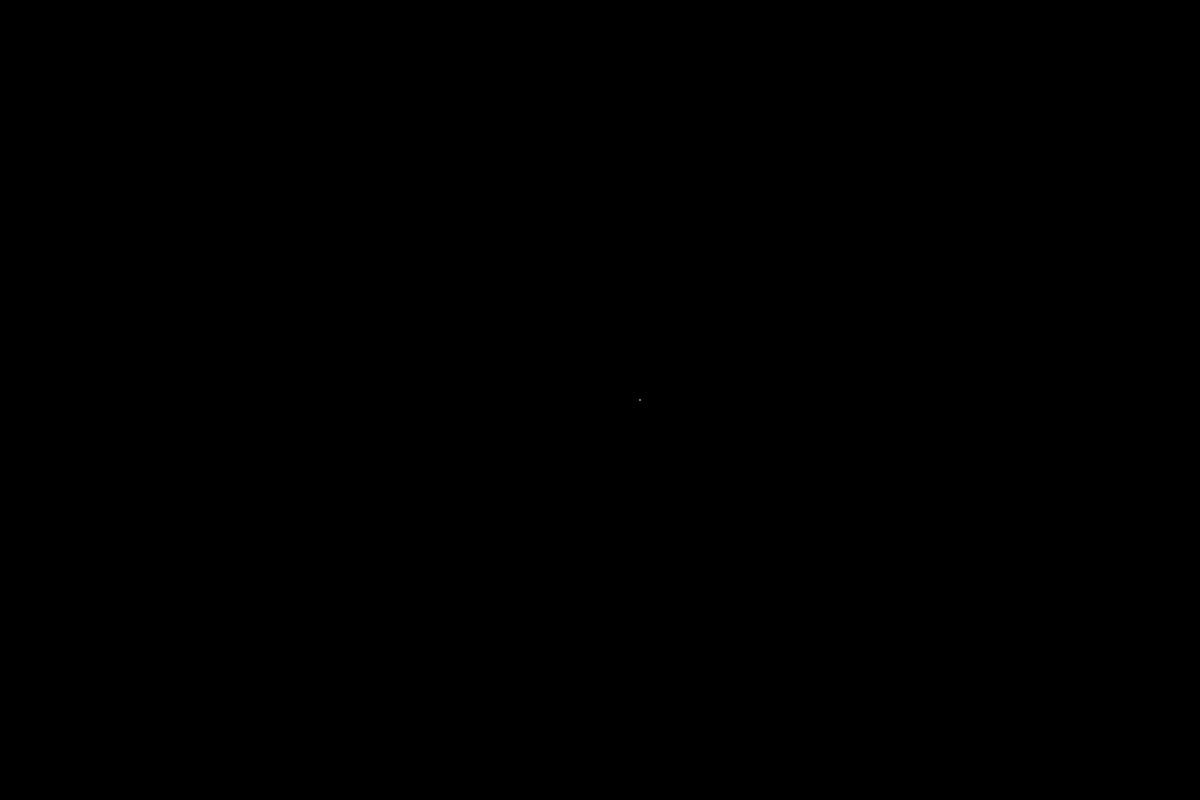
Frame 1 (no input)
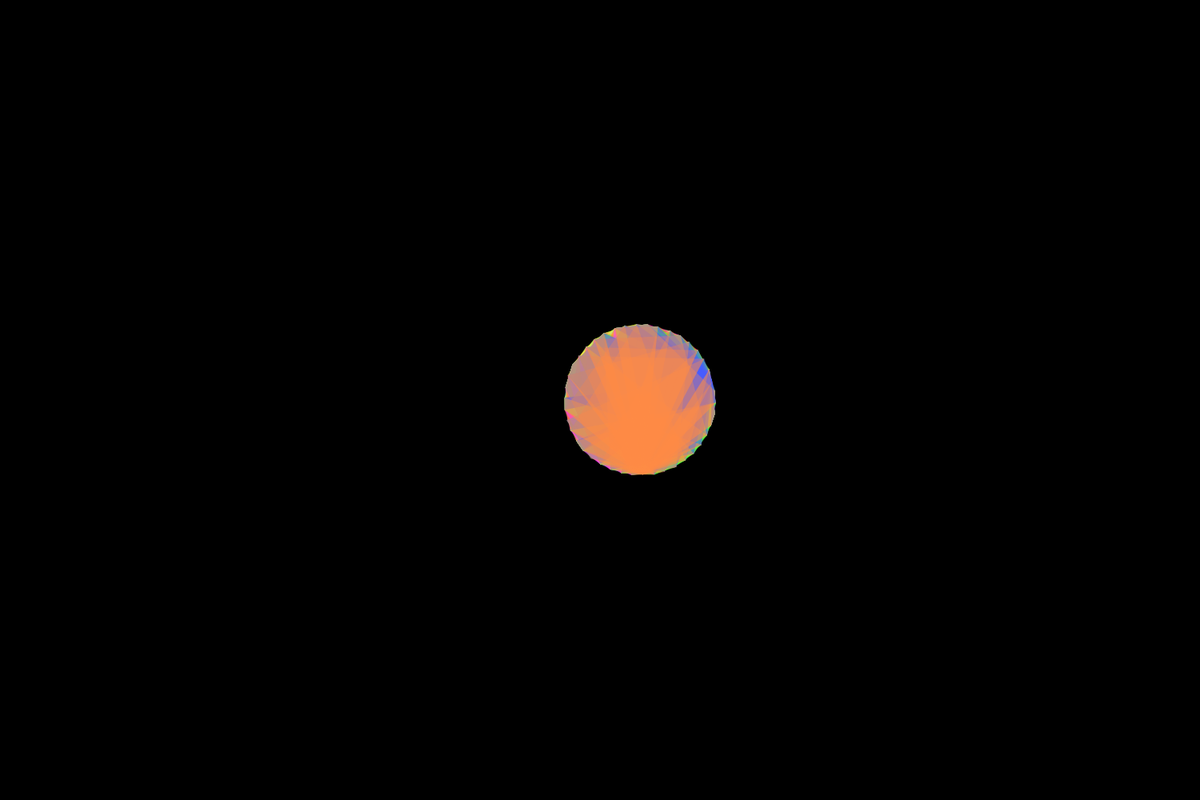
Frame 60 (the mouse pressed at the canvas centre just before this capture)
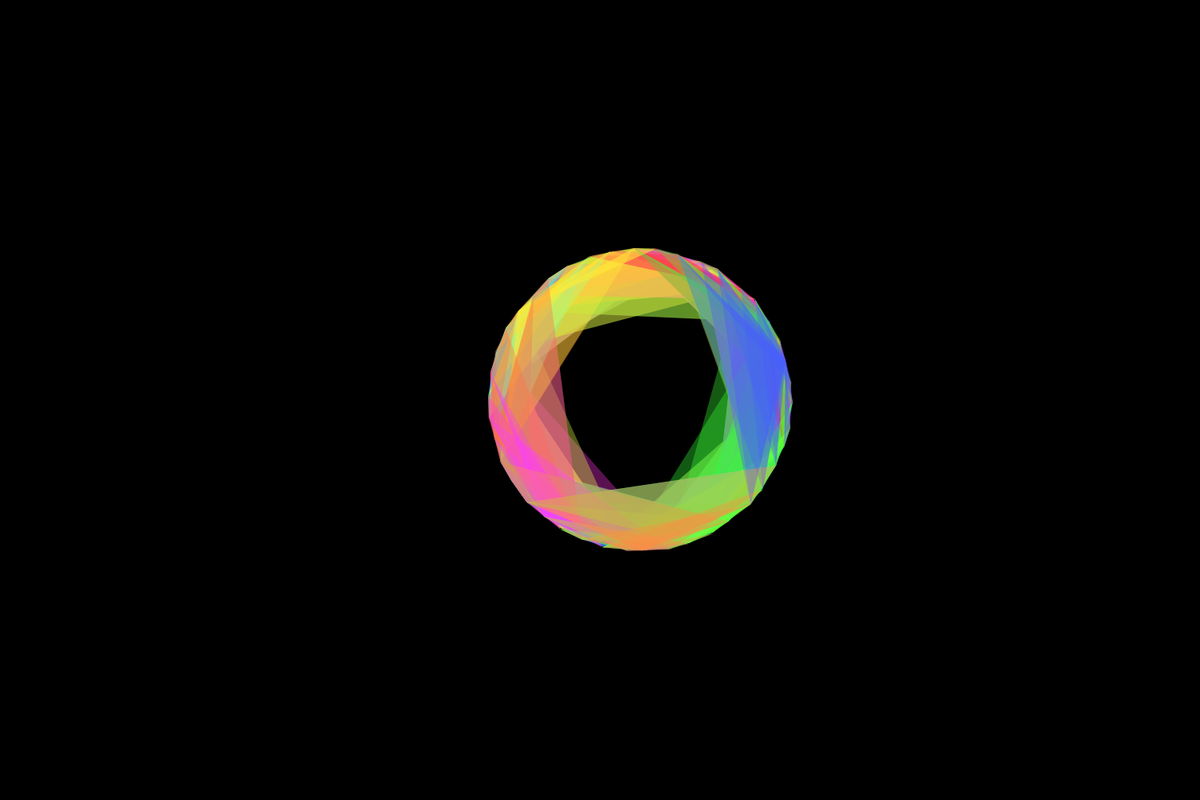
Frame 120 (the mouse held since frame 60 and released just before this capture)

The Processing sketch that drew these frames (run headless with seeded random() and noise(); from frame 60 on, the mouse is pressed at the canvas centre):

// Processing sketch: processing_99871
// ── processing_99871.pde



PVector mouse;
int bg_colour=0;
int motion=1;
int mousemode=0;
int facetcol = 1;

int thresh=210;
int mousethresh=150;

int avoid_distance = 60;
float avoid_strength = 0.6;

int cohere_distance = 130;
float cohere_strength = 0.07;

int align_distance = 60;
float align_strength = 0.03;

float mouse_attract = 0.009;

float maxvel = 1.6;


ArrayList swarm = new ArrayList(); // create a new ArrayList called 'swarm' to store our objects or Dots


void setup() {
  size(1500, 1000);
  //size(displayWidth,displayHeight); // good for time of projection
  colorMode(HSB);// change colour mode to Hue Saturation and Brightness
  for (int i=0; i<42; i++) {//do this 5 times
      PVector newpos = new PVector(800, 500);//make the postion at the mouse
      Dot myDot = new Dot( newpos, 1 ); // create the objects at the mouse diameter 1pix (see constuctor) 
      myDot.col=color(random(255), random(180, 210), 255, 90);// defien the colour
      swarm.add(myDot);// add the objects to the Array
      myDot.col=color(random(255), random(180, 210), 255, 90);
 
}
}

// begin draw functions
void draw() {
 
  if (bg_colour==0) { // background is set as black but this code helps us switch to white
    background(0);
  }
  else {
    background(255);//if bg_color is not equal to 0 then the background is changed to white
  }

  for (int i=0; i<swarm.size(); i++) { // for the entire array this perform the following functions
    Dot myDot = (Dot) swarm.get(i); // first remove an object from the list and call it myDot
    myDot.render(); // draw the triangle fan shapes
    if (motion==1) { // define motion=1 as the state of movement
      myDot.move();
    }
    myDot.cohere();
    myDot.align();
    myDot.avoid();
    if (mousemode==1) {//switch to control mouse mode on/off. Because mouse = 0 was set at the beginning it needs to be changed to mouse = 1 before the function will work
      myDot.toMouse();
    }
    myDot.bounce();//make my object bounce off the sides if it hits the edges of the page
  }
}



void keyPressed() {
  
//add 5 colour vertex
  if (key=='5') {// if key is 5
    for (int i=0; i<5; i++) {//do this 5 times
      PVector newpos = new PVector(mouseX, mouseY);//make the postion at the mouse
      Dot myDot = new Dot( newpos, 1 ); // create the objects at the mouse diameter 1pix (see constuctor) 
      myDot.col=color(random(255), random(180, 210), 255, 90);// defien the colour
      swarm.add(myDot);// add the objects to the Array
    }
  }

//freeze movement
  if (key == ' ') { // if spacebar is pressed
    if (motion == 1) {//if animation is moving (as defined in draw funct) 
      motion=0;// stop it by changing to motion=0
    } 
    else if (motion == 0) { //if it is already stationary
      motion=1;//change back to a state of movement
    }
  }
  
//delete objects around mouse within 'mouse thresh'range
  if (keyCode == SHIFT) {// if key pressed is Shift
    for (int i=0; i<swarm.size(); i++) { // loop through the entire ArrayList 
      Dot removeDot=(Dot)swarm.get(i);// set remove dot as an object taken out of the array
      mouse =new PVector (mouseX, mouseY);// set "mouse as the positio of the mouse
      float distance = removeDot.pos.dist(mouse);// set the variable 'distance' as the distance between these objects and the mouse
      if (distance < mousethresh) {// if this distnace is less that the amout defined in the 'mousethresh' variable 
        swarm.remove(removeDot);// then delete these objects fro the array
      }
    }
  }
  if (key == '1') {// these 2 keys will change the area that the SHIFT key effects when deleteing objects
    mousethresh-=10;
  }
  if (key == '2') {
    mousethresh+=10;
  }
  if (key == '3') {// this will print the value of "mouse thresh"
    println(mousethresh);
  }
  //delete last 5 objects added
  if (key == 'd') {
    println("deletinglast");
    println(swarm.size());
    for (int i=0; i<5; i++) { // 5 times
      Dot removeDot=(Dot)swarm.get(swarm.size()-1);//remove dot is defined as the last 5 points added to the array
      swarm.remove(removeDot);// remove from array
      println(swarm.size());
    }
  }
//delete first 5 objects added
  if (key == 'f') {
    println("deletingfirst");
    for (int i=0; i<5; i++) { // do this 5 times
      Dot removeDot=(Dot)swarm.get(0);//removeDot is defined ere as the first 5 points of the aray.  point 1 being equivalent to '0'
      swarm.remove(removeDot);// remove them from the array
      println(swarm.size());
    }
  }
//increase thresh & therefore size of triangles
  if (key == '>') { // for > key
    thresh=thresh+10;// increase the variable disnace that dictates if a vertex is created
    println("increasethresh");
    println(thresh);
  }
  //decrease thresh therefore size of triangles
  if (key == '<') {
    thresh=thresh-10;// decrease the variable distance that dictates if a vertex is created
    println("decreasethresh");
    println(thresh);
  }
// switch to preferred mode, colour stays as is
  if (key == 'm') { 
    thresh=210;

    avoid_distance = 80;
    avoid_strength = 0.6;

    cohere_distance = 130;
    cohere_strength = 0.07;

    align_distance = 60;
    align_strength = 0.03;

    mouse_attract = 0.009;

    maxvel = 1.8;
    println(swarm.size());
  }
// swith to prefferd state
  if (key == 'n') {
    swarm.clear(); // empty the list
    makeDots(30); // make 30 white new agents
    thresh=210;

    avoid_distance = 80;
    avoid_strength = 0.6;

    cohere_distance = 130;
    cohere_strength = 0.07;

    align_distance = 60;
    align_strength = 0.03;

    mouse_attract = 0.009;

    maxvel = 1.8;
  }
//clear the screen
  if (key == 'c') {

    swarm.clear();//clear the array
     for (int i=0; i<35; i++) {//do this 5 times
      PVector newpos = new PVector(600, 400);//make the postion at the mouse
      Dot myDot = new Dot( newpos, 1 ); // create the objects at the mouse diameter 1pix (see constuctor) 
      myDot.col=color(random(255), random(180, 210), 255, 90);// defien the colour
      swarm.add(myDot);// add the objects to the Array
      myDot.col=color(random(255), random(180, 210), 255, 90);
 
}
    
  }

//toggle between coloured vertex and white
  if (key == 'h') {// if h is pressed
    if (facetcol == 1) {//if white 
      for (int i=0; i<swarm.size(); i++) { //run through the arrayList 
        Dot myDot = (Dot) swarm.get(i);//get the objects out
        myDot.col=color(random(255), random(180, 210), 255, 90);//make the objectscoloured
      }
      facetcol = 0;//and then call them coloured
    } 
    else if (facetcol == 0) { // if coloured as defined above
      for (int i=0; i<swarm.size(); i++) { // run through the array
        Dot myDot = (Dot) swarm.get(i);//remove objects
        myDot.col=color(255, 110);// and set them as a transparent white
      }
      facetcol=1;// then colour state is called white again
    }
  }
  
//change background coloour to white
  if (key == 'b') {// if be is pressed
    if (bg_colour == 0) {// and bg_coloour is 0 as defined above
      background(255);//then change it to white
      bg_colour=1;//and cal the bg_colour 1
    }
    else if (bg_colour==1) { // or the opposite
      bg_colour=0;
    }
  }
// increase velocity of swarm 
  if (key == CODED) {
    if (keyCode == UP) {// is up arrow pressed
      println("faster");
      maxvel+=0.2;/// in crease the maximum velocity which is the defining velocity
      println(maxvel);
    }
  } 
  // decrease velocity of swarm 
  if (keyCode == DOWN) { // if down arrow pressed
    maxvel-=0.2;//reduce the defining velocity which is the maximum velocity
    println("slower");
    println(maxvel);
  }
{// increase avoidance of objects
  if (keyCode == RIGHT) //by pressing right key
    avoid_strength+=0.1;
    avoid_distance+=10;
    println(avoid_strength);
    println(avoid_distance);

    println(avoid_strength);
  }
  // decrease avoidance of objects
  if (keyCode == LEFT) {//left arrow
    avoid_strength-=0.1;
    avoid_distance-=10;
    println(avoid_strength);
    println(avoid_distance);
  }
// increase coherence of objects
  if (key == ']') {
    cohere_distance += 10;
    cohere_strength += 0.01;
  }
// decrease coherence of objects
  if (key == '[') {
    cohere_distance -= 10;
    cohere_strength -= 0.01;
  }
// increase alignment of objects - infact not very useful
  if (key=='l') { 
    align_distance += 10;
    align_strength += 0.01;
  }
  // decrease alignment of objects - infact not very useful
  if (key=='k') {
    align_distance -= 10;
    align_strength -= 0.01;
  }
// change mode so objects are atttracted to mouse
  if (keyCode == TAB) {//using Tab key
    if (mousemode == 1) {//if objects are behavin gindependantly to mouse as set at the start
      mousemode=0;// then apply the to mouse function
    } 
    else if (mousemode == 0) { // otherwise if the mouse function is already running
      mousemode=1;//stop it
    }
  }
  //these keys control the amount of control the mouse has when in 'mouse attract' mode
   // strength of attraction to mouse increased
  if (key=='w') {  
    mouse_attract += 0.001;
  }
  // strength of attraction to mouse decreased
  if (key=='q') {   
    mouse_attract -= 0.001;
  }

}


void makeDots( int numdots ) { // a function created to make it easy to make a specified number of objects when required
  for (int i=0; i<numdots; i++) {// each time the mouse is pressed it will create a specified number of our objects and progress thourhg the loop that many times to create the objects
    PVector newpos = new PVector(random(width), random(height));// here we declare a new PVector 'newpos' which has it's position anywhere on the screen.
    Dot myDot = new Dot( newpos, 1 ); // here we refer back to our object 'constructor' on the other tab. A specified number of new objects will be made at random positions across the screen.
    swarm.add(myDot); // these new objects referred to as myDot are added to the ArrayList
  }
}

class Dot { // here I am creating a CUSTOM CLASS, signified with a capital letter.
  // a class in composed of both data and functions which is represented as OBJECTS.

  //now create a template for my OBJECT.
  //It will describe both the state(data) and the behaviour(function) of the object.  

  float diam; // declare a variable to describe the size of the dot, 'it's diameter'
  PVector pos; // declare 'pos'the position of a Dot (as a PVector)
PVector vel; // declare a variable 'vel' the velocity of a Dot (as a PVector)
  PVector acc; // declare a variable 'acc' the acceleration of a Dot (as a PVector)
  color col;//declare 'col' a variable for the colour of a Dot



    


  Dot( PVector _pos, float _diam ) { // constructor, belongs to the Class structure and functions to make a new object from the class 'Dot'
    // this function, with 2 arguments, runs once when the object is made
    // this is our personal object setup function
    pos = _pos; // assign our internal pos
    diam = _diam; // assign our internal diam
    vel = new PVector(random(-1, 1), random(-1, 1)); // initial velocity of dot will vary.
    col =  color(255, 110);
    acc = new PVector(0, 0);// starts with no acceleration.  If this were to be representative of an object in the real world,
    // such as a ball, we would add gravity in here
  }


  void render() {

    beginShape(TRIANGLE_FAN);// beings  recording vertices for a triangle fan shape which begins and ends with the vertex in the centre of the shape and creates triangle out from that central pt
    noStroke();
    fill(col);//fill with colour declared above
    vertex(pos.x, pos.y);//begin the traingle fan shape at the position of any of our "Dots"


    for (int i=0; i<swarm.size(); i++) { // loop through the ArrayList created (to store our objects) on the setup() tab
      Dot neighbour = (Dot) swarm.get(i);//get the objects out and call thenm neighbour

      float distance = pos.dist( neighbour.pos );//take the distance between any 2 object positons 
      if (distance < thresh) {// if that distance is less that the amount defined  by thresh (on our universal tab)
        vertex(neighbour.pos.x, neighbour.pos.y);// then make it a vertex and create a triangle
      }
    }
    vertex(pos.x, pos.y);//once all possible vertexes are found, finnish the Fan with the last vertex(same as first)
    endShape(TRIANGLE_FAN);// stop recording the shape
  }


  void move() { // our 'move' function to animate the object/Dot

    vel.add(acc); // update velocity vector by adding the current acceleration vector
    vel.limit(maxvel); // limit the velocity to a maximum value specified in our variable declared on the main tab.
    pos.add(vel); // update our position to create movement by adding the current velocity vector
    acc.mult(0); // then reset acceleration back to zero
  }

  void bounce() { // make a function that makes the Dots bounce back when they hit the edge of the page
    if (pos.x < 0) { // left edge 
      vel.x = vel.x * -1; // reverse the x velocity
    }

    if (pos.x > width) { // if our object Dot hits theright edge 
      vel.x = vel.x * -1; // reverse the x velocity
    }

    if (pos.y < 0) { // if our object Dot hits the top edge 
      vel.y=vel.y * -1; // reverse the y velocity
    }

    if (pos.y > height) { // bottom edge 
      vel.y = vel.y * -1; // reverse the y velocity
    }
  }


  void toMouse() {//this function we make causes the lines to 'chase' the mouse
    PVector m = new PVector(mouseX, mouseY);// mouse position signified by'm'
    PVector mpull = PVector.sub(m, pos);//velocity is the difference between these 2 points over time
    mpull.normalize();//make this velocity, mpull, a unit vector by setting it's length to 1
    mpull.mult(mouse_attract);// alter the speed the object moves towards the mouse by the variable factor 'mouse_attract' created on the main tab
    acc.add(mpull);//add this force to the acceleration
  }



  void avoid() { // this function will mean the Dots will avoid colliding.
    for (int i=0; i<swarm.size(); i++) { // loop through the ArrayList created on the setup() tab, 
      Dot neighbour = (Dot) swarm.get(i); // get one out of the ArrayList and declare it 'neighbour'
      float distance = pos.dist( neighbour.pos ); // declare a variable 'distance' to refer to the distance between them
      if (distance < avoid_distance) { // if the distance between 2 points is less than the avoid distance specfied at the begining then we create a 'push'to move them apart
        PVector push = PVector.sub(pos, neighbour.pos); // the 'push' or the velocity with which they move apart in calculated by the diff of the 2 positions
        push.normalize(); // scale the velocity to 1
        push.mult(avoid_strength); // control this velocity by multiplying it by the 'avoid strength'specified at the beginning.
        acc.add(push); // add this force to the global acceleration
      }
    }
  }

  void cohere() { // stick together
    // find the middle of my neighbour Dots 
    // and move towards that location 
    PVector mid_pos = new PVector(); // declare a new variable 'mid_pos' to store the average position of my neighbours
    int neighbour_count = 0; // declare a variable 'neighbour count' and set it at zero.

    for (int i=0; i<swarm.size(); i++) { // for the entire ArrayList of indefinite size
      Dot neighbour = (Dot) swarm.get(i); // get an object out and store it's info in 'neighbour'
      float distance = pos.dist( neighbour.pos ); // declare a variable 'distance'and set it as equal to the distance between our object and it's neighbour.
      if (distance < cohere_distance) { // if this distance is less than our variable set at the begining or in other words 'they are within a certain dist of each other'
        mid_pos.add(neighbour.pos); // then add my neighbours position to the average position of all our neighbours
        neighbour_count++; // now we need to add 1 to the neighbour count
      }
    }
    mid_pos.div( neighbour_count ); // now we need to divide the new mid_pos by the new neighbour count
    PVector pull = PVector.sub(mid_pos, pos); //  to make a pull velocity we need to subtract subtract the 2 positions, the mid position of all the neighbours, and the position of our current object.
    pull.normalize(); // scale the velocity to 1
    pull.mult(cohere_strength); // multiply the pull velocity by our variable 'cohere_strength' (this also makes it easier to control)
    acc.add(pull); // add this force to the global acceleration
  }

  void align() { // fly in the same direction and match speed ie match velocity as this pVector holds speed and direction info
    // find the average velocity of my neighbours
    // then head in that direction
    PVector ave_vel = new PVector(); // to store the average velocity
    int neighbour_count = 0; // neighbour count variable set at 0, ie no one is close

      for (int i=0; i<swarm.size(); i++) { // loop through the list
      Dot neighbour = (Dot) swarm.get(i); // get an object out and store it's info in 'neighbour'
      float distance = pos.dist( neighbour.pos ); // declare a variable 'distance'and set it as equal to the distance between our object and it's neighbour.
      if (distance < align_distance) { // if this distance is less than our variable set at the begining or in other words 'they are within a certain dist of each other'
        ave_vel.add(neighbour.vel); // add my neighbours velocity to the average velocity
        neighbour_count++; // add 1 to the neighbour count
      }
    }
    ave_vel.div( neighbour_count ); // now to establish the new ave velocity divide by the neighbour count
    ave_vel.normalize(); // scale this velocity to 1
    ave_vel.mult(align_strength); // now multiply it by our variable 'align_strength'
    acc.add(ave_vel); // add this force to the global acceleration
  }
}
